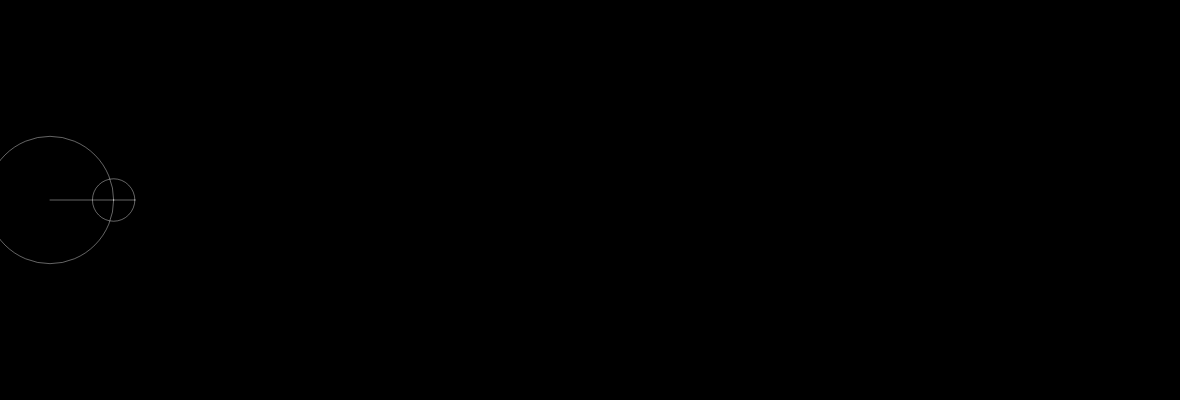
Frame 1 (no input)
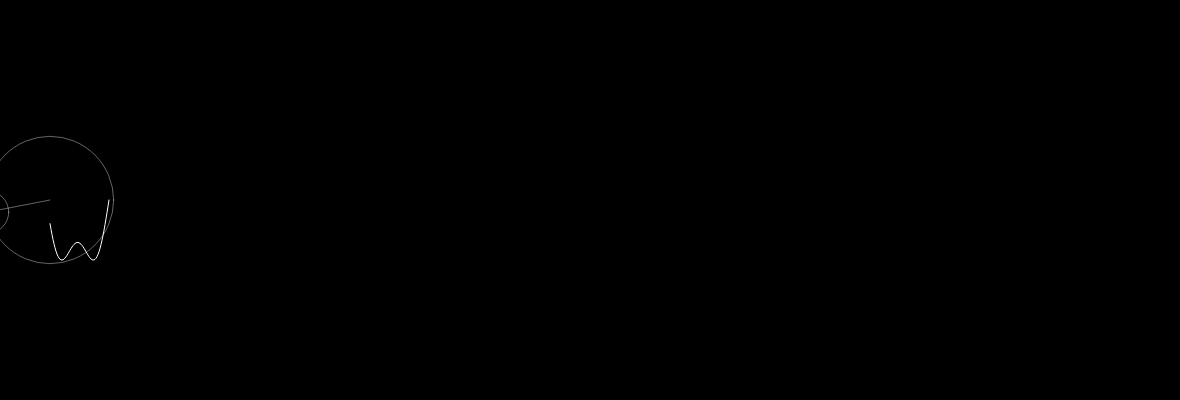
Frame 60 (no input)
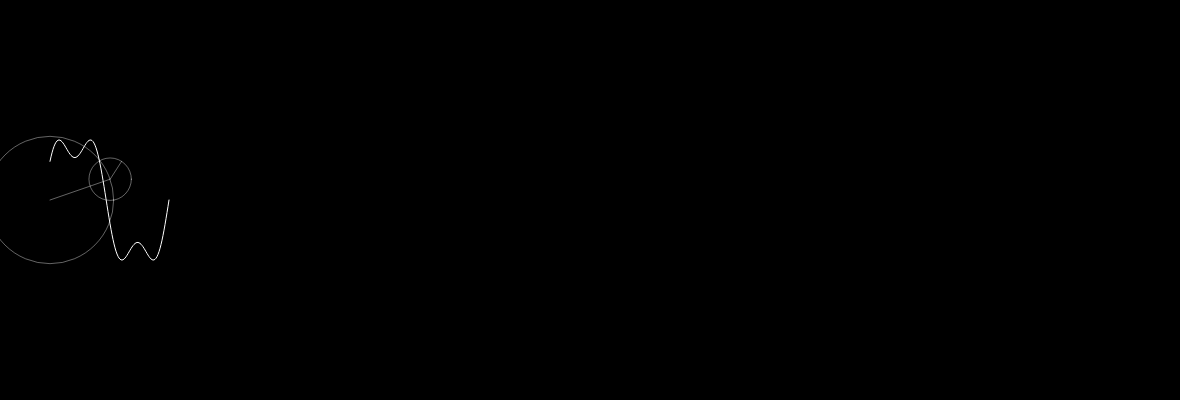
Frame 120 (the mouse pressed at the canvas centre since frame 60)

The p5.js sketch that drew these frames (run headless with seeded random() and noise() and a simulated clock; from frame 60 on, the mouse is pressed at the canvas centre):

// p5.js sketch
// ── sketch.js
let time = 0;
let wave =  [];

function setup() {
  createCanvas(windowWidth - 20,400);
  slider = createSlider(2, 10,5);
  
}

function draw() {
  background(0);
  translate(50, height / 2);
  
  let x = 0;
  let y = 0;
  for(let n =1; n< slider.value(); n+=2){
    let prevx = x;
    let prevy = y;
    let radius = 50 * (4 /(n * PI));
    
    x += radius * cos( n * time) ;
    y += radius * sin(n *  time) ;
    
    stroke(255,100);
    noFill();
    ellipse(prevx,prevy, radius * 2);

    fill(255);
    //ellipse(x,y,2);
    line(prevx, prevy, x, y);
    //translate(50,0);
    //line(x - 50, y, 0, wave[0]);
  }
  wave.unshift(y);
  
  beginShape();
  noFill();
  stroke(255);
  for(let i = 0; i< wave.length; i++){
    vertex(i,wave[i]);
  }
  endShape();
  time += 0.05;

  if (wave.length > 2000){
    wave.pop();
  }


}
